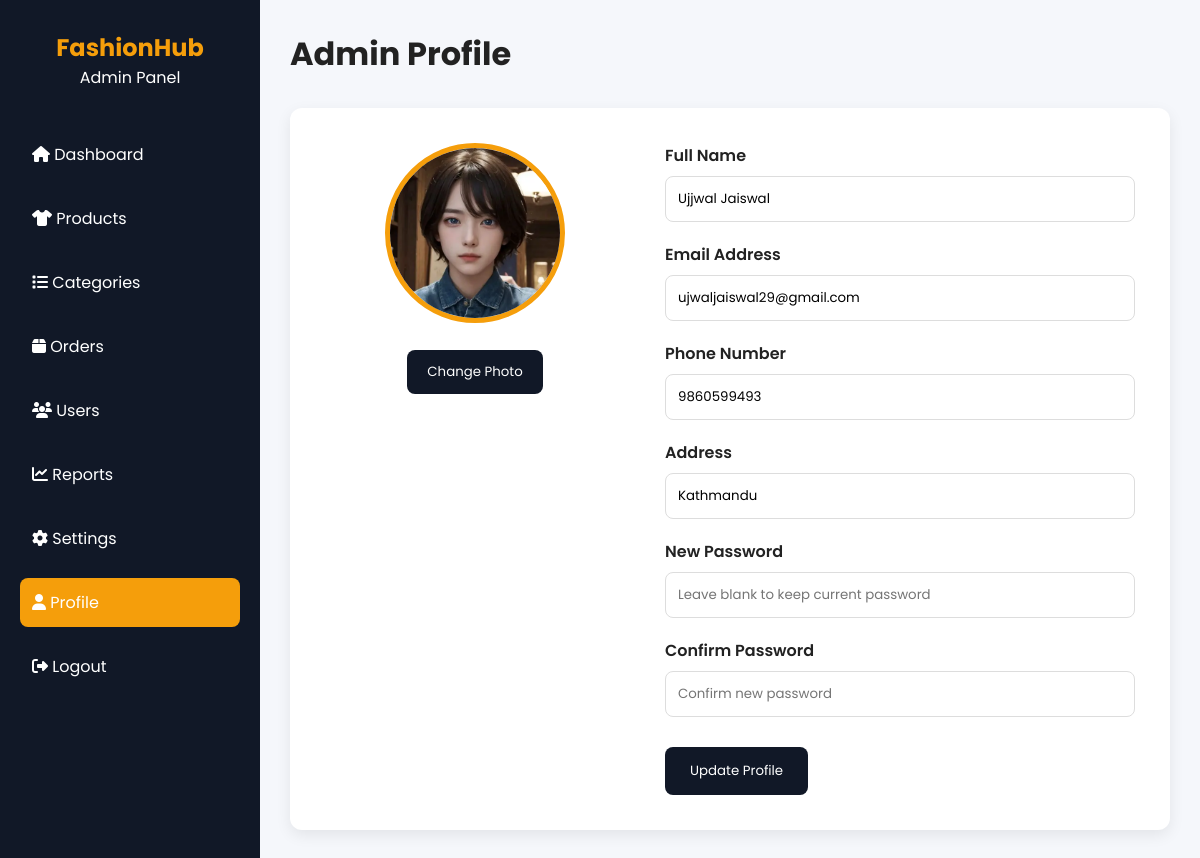
The page /frontend/admin/profile.php (signed in) on the database its author committed.
### tables this page shows
CREATE TABLE `users` (
  `user_id` int(11) NOT NULL,
  `full_name` varchar(100) NOT NULL,
  `email` varchar(100) NOT NULL,
  `password` varchar(255) NOT NULL,
  `phone` varchar(20) DEFAULT NULL,
  `address` text DEFAULT NULL,
  `role` enum('customer','seller','admin') DEFAULT 'customer',
  `status` enum('Pending','Approved','Blocked') DEFAULT 'Pending',
  `created_at` timestamp NOT NULL DEFAULT current_timestamp()
);

### backend/models/User.php (called while the page is built, shortened)
<?php
require_once __DIR__ . '/../config/database.php';
class User
{
    private $conn;
    private $table = "users";
    public function __construct()
    {
        $database = new Database();
        $this->conn = $database->connect();
    }
    public function getById($id)
    {
        $query = "SELECT * FROM {$this->table}
                  WHERE user_id=:id";
        $stmt = $this->conn->prepare($query);
        $stmt->execute([
            ':id'=>$id
        ]);
        return $stmt->fetch(PDO::FETCH_ASSOC);
    }
}
?>

### backend/config/database.php (called while the page is built, shortened)
<?php
class Database
{
    private $host = "localhost";
    private $db_name = "fashionhub";
    private $username = "root";
    private $password = "";
    public function connect()
    {
        $this->conn = null;
        try
        {
            $this->conn = new PDO(
                "mysql:host={$this->host};dbname={$this->db_name};charset=utf8",
                $this->username,
                $this->password
            );
            $this->conn->setAttribute(
                PDO::ATTR_ERRMODE,
                PDO::ERRMODE_EXCEPTION
            );
        }
        catch(PDOException $e)
        {
            die("Database Connection Failed : " . $e->getMessage());
        }
        return $this->conn;
    }
}
?>

### frontend/admin/profile.php (the view, shortened to what this page needs)
<?php
require_once '../../backend/models/User.php';
$adminUser = (new User())->getById($_SESSION['user_id']);
include("../includes/header.php");
?>
<link rel="stylesheet" href="../assets/css/admin.css">
<div class="admin-container">
    <aside class="sidebar">
        <div class="logo">
            <h2>FashionHub</h2>
            <p>Admin Panel</p>
        </div>
        <ul>
            <li><a href="dashboard.php"><i class="fas fa-home"></i> Dashboard</a></li>
            <li><a href="products.php"><i class="fas fa-tshirt"></i> Products</a></li>
            <li><a href="categories.php"><i class="fas fa-list"></i> Categories</a></li>
            <li><a href="orders.php"><i class="fas fa-box"></i> Orders</a></li>
            <li><a href="users.php"><i class="fas fa-users"></i> Users</a></li>
            <li><a href="reports.php"><i class="fas fa-chart-line"></i> Reports</a></li>
            <li><a href="settings.php"><i class="fas fa-cog"></i> Settings</a></li>
            <li class="active"><a href="profile.php"><i class="fas fa-user"></i> Profile</a></li>
            <li><a href="logout.php"><i class="fas fa-sign-out-alt"></i> Logout</a></li>
        </ul>
    </aside>
    <main class="main-content">
        <div class="topbar">
            <h1>Admin Profile</h1>
        </div>
        <div class="profile-container">
            <div class="profile-image">
                <img src="../assets/images/users/user1.jpg" alt="Admin">
                <button class="upload-btn">
                    Change Photo
                </button>
            </div>
            <div class="profile-form">
                <form action="../../backend/api/admin.php?action=update-profile" method="POST">
                    <div class="form-group">
                        <label>Full Name</label>
                        <input type="text" name="full_name" value="<?= htmlspecialchars($adminUser['full_name']) ?>" required>
                    </div>
                    <div class="form-group">
                        <label>Email Address</label>
                        <input type="email" name="email" value="<?= htmlspecialchars($adminUser['email']) ?>" required>
                    </div>
                    <div class="form-group">
                        <label>Phone Number</label>
                        <input type="text" name="phone" value="<?= htmlspecialchars($adminUser['phone'] ?? '') ?>">
                    </div>
                    <div class="form-group">
                        <label>Address</label>
                        <input type="text" name="address" value="<?= htmlspecialchars($adminUser['address'] ?? '') ?>">
                    </div>
                    <div class="form-group">
                        <label>New Password</label>
                        <input type="password" name="new_password" placeholder="Leave blank to keep current password">
                    </div>
                    <div class="form-group">
                        <label>Confirm Password</label>
                        <input type="password" name="confirm_password" placeholder="Confirm new password">
                    </div>
                <button class="save-btn" type="submit">
                        Update Profile
                    </button>
                </form>
            </div>
        </div>
    </main>
</div>
<?php include("../includes/admin-footer.php"); ?>

### frontend/assets/css/style.css (style rules this page uses)
* { margin:0; padding:0; box-sizing:border-box; font-family:'Poppins',sans-serif; }
body { background:#fff; color:#222; }
a { text-decoration:none; }
ul { list-style:none; }
.form-group { margin-bottom:20px; }
.form-group label { display:block; margin-bottom:8px; font-weight:600; }
.form-group input, .form-group textarea { width:100%; padding:14px; border:1px solid #ddd; border-radius:8px; outline:none; }
.profile-container { display:grid; grid-template-columns:280px 1fr; gap:40px; }
.save-btn { margin-top:10px; padding:15px 35px; background:#111827; color:#fff; border:none; border-radius:8px; cursor:pointer; transition:.3s; }

### frontend/assets/css/admin.css (style rules this page uses)
* { margin:0; padding:0; box-sizing:border-box; font-family:'Poppins',sans-serif; }
body { background:#f5f7fb; }
.admin-container { display:flex; min-height:100vh; }
.sidebar { width:260px; background:#111827; color:#fff; padding:30px 20px; }
.logo { text-align:center; margin-bottom:40px; }
.logo h2 { color:#F59E0B; }
.sidebar ul { list-style:none; }
.sidebar ul li { margin:15px 0; }
.sidebar ul li a { display:block; padding:12px; color:#fff; border-radius:8px; transition:.3s; }
.sidebar ul li.active a, .sidebar ul li a:hover { background:#F59E0B; }
.main-content { flex:1; padding:30px; }
.topbar { display:flex; justify-content:space-between; align-items:center; margin-bottom:30px; }
.form-group { margin-bottom:20px; }
.form-group label { display:block; margin-bottom:8px; font-weight:600; }
.form-group input, .form-group select, .form-group textarea { width:100%; padding:12px; border:1px solid #ddd; border-radius:8px; outline:none; }
.save-btn { background:#111827; color:#fff; padding:14px 25px; border:none; border-radius:8px; cursor:pointer; transition:.3s; }
.profile-container { display:grid; grid-template-columns:300px 1fr; gap:40px; background:#fff; padding:35px; border-radius:12px; box-shadow:0 5px 15px rgba(0,0,0,.08); }
.profile-image { text-align:center; }
.profile-image img { width:180px; height:180px; border-radius:50%; object-fit:cover; margin-bottom:20px; border:5px solid #F59E0B; }
.upload-btn { background:#111827; color:#fff; padding:12px 20px; border:none; border-radius:8px; cursor:pointer; transition:.3s; }
.profile-form { width:100%; }

### rows shown on the page
users: full_name "Ujjwal Jaiswal", email "ujwaljaiswal29@gmail.com", phone "9860599493", address "Kathmandu"
